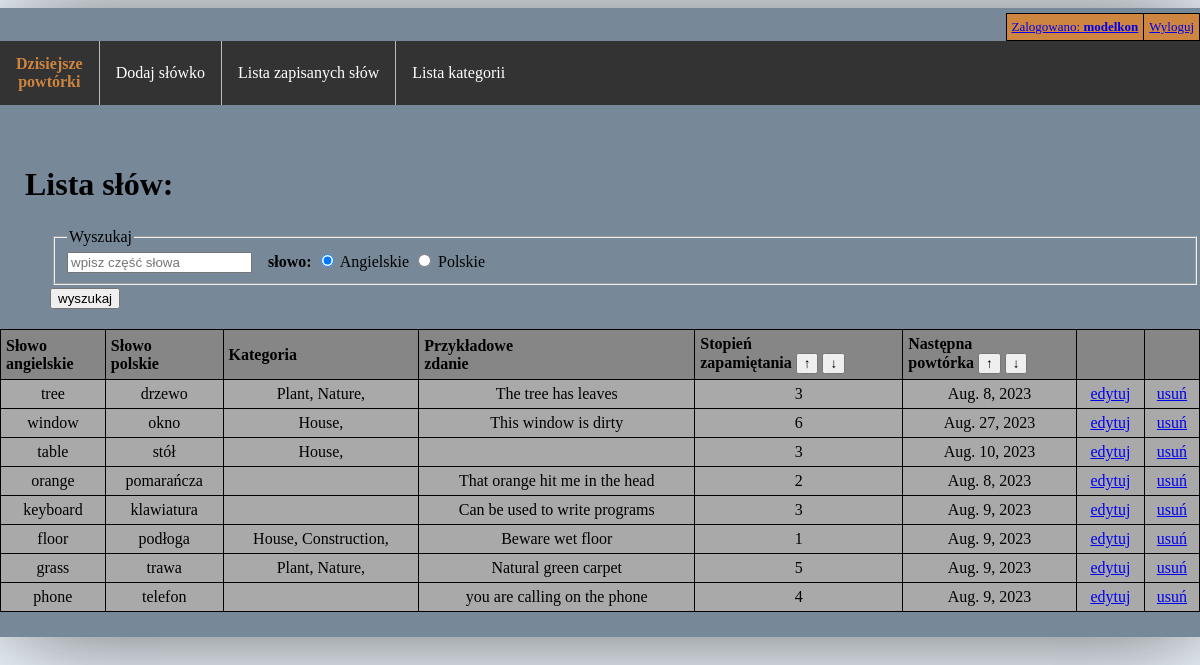
Screenshot of /words_app/word_list/ (signed in) with the database file from the repository.
### words_app/models.py (models this page shows, shortened)
class WordToLearn(models.Model):
    member = models.ForeignKey(User, on_delete=models.CASCADE)
    eng_word = models.ForeignKey(EngWord, on_delete=models.CASCADE)
    pol_word = models.ForeignKey(PolWord, on_delete=models.CASCADE)
    word_context = models.ForeignKey(WordContext, on_delete=models.SET_NULL, blank=True, null=True)
    memory_level = models.IntegerField(choices=[(i, i) for i in range(1, 10)])
    next_repeat = models.DateField(null=True, blank=True)
    category = models.ManyToManyField(WordCategory)

class EngWord(models.Model):
    word = models.CharField(max_length=100)

class PolWord(models.Model):
    word = models.CharField(max_length=100)

class WordCategory(models.Model):
    user = models.ForeignKey(User, on_delete=models.CASCADE)
    name = models.CharField(max_length=100)

class WordContext(models.Model):
    text = models.TextField()

### words_app/views.py (the view, shortened to what this page needs)
# urls.py: path('word_list/', views.WordListView.as_view(), name='word_list'),
class WordListView(View):
    @method_decorator(login_required)
    def get(self, request):
        words_to_learn = WordToLearn.objects.filter(member=request.user)
        return render(request, 'words_app/word_list.html', {'words_to_learn': words_to_learn})

### words_app/templates/words_app/word_list.html (shortened to what this page needs)
{% extends 'base/base.html' %}
{% block content %}
    <h1> Lista słów:</h1>
    <div class="indent_up">
        <form method="post">
        <fieldset>
            <legend>Wyszukaj</legend>
            <input type="text" name="search" placeholder="wpisz część słowa">
            <b> &nbsp;&nbsp;&nbsp;słowo:</b>
            <input type="radio" id="search_eng" name="search_lang" value="eng" checked>
            <label for="search_eng">Angielskie</label>
            <input type="radio" id="search_pol" name="search_lang" value="pol" />
            <label for="search_pol">Polskie</label>
        </fieldset>
            <input type="submit" value="wyszukaj">
        </form>
    </div>
    <table class="word-list">
    <tr>
        <form method="post" class="word-list">
        <th>Słowo <br>angielskie</th>
        <th>Słowo <br>polskie</th>
        <th>Kategoria</th>
        <th>Przykładowe <br>zdanie</th>
        <th>Stopień <br>zapamiętania    <input type="submit" name="arrow" value="&#8593;">
                                        <input type="submit" name="arrow" value="&#8595;"></th>
        <th>Następna <br>powtórka       <input type="submit" name="repeat" value="&#8593;">
                                        <input type="submit" name="repeat" value="&#8595;"></th>
        </form>
        <th></th>
        <th></th>
    </tr>
    {% for word_to_learn in words_to_learn %}
    <tr>
        <td>{{ word_to_learn.eng_word.word }}</td>
        <td>{{ word_to_learn.pol_word.word }}</td>
        <td>
            {% for category in word_to_learn.category.all %}
                {{ category.name }},
            {% endfor %}
        </td>
        <td>{{ word_to_learn.word_context.text }}</td>
        <td>{{ word_to_learn.memory_level }}</td>
        <td>{{ word_to_learn.next_repeat }}</td>
        <td><a href="{% url 'word_update' word_to_learn.id %}">edytuj</a></td>
        <td><a href="{% url 'word_delete' word_to_learn.id %}">usuń</a></td>
    </tr>
    {% endfor %}
    </table>
    <div class="indent_up"></div>
{% endblock %}

### base/templates/base/base.html (shortened to what this page needs)
<!DOCTYPE html>
<html lang="en">
<head>
</head>
<body>
<div class="container">
    <div class="user-header">
        <table class="user-header">
            {% if user.is_authenticated %}
                <tr>
                <td class="account-detail"><a href="{% url 'user_detail' %}">Zalogowano: <b>{{ user }}</b></a> </td>
                <td class="account-detail"><a href="{% url 'logout' %}">Wyloguj</a> </td>
                </tr>
            {% else %}
                <tr>
                <td class="login"><a href="{% url 'log_in' %}">Zaloguj</a> </td>
                <td class="register"><a href="{% url 'register' %}"> Zarejestruj</a></td>
                </tr>
            {% endif %}
        </table>
    </div>
    <ul class="nav">
        <li id="highlighted" class="nav"><a  href="{% url 'learning_dashboard' %}"> Dzisiejsze <br>powtórki </a></li>
        <li class="nav"><a href="{% url 'word_add' %}"> Dodaj słówko</a></li>
        <li class="nav"><a href="{% url 'word_list' %}">Lista zapisanych słów</a></li>
        <li class="nav"><a href="{% url 'category_list' %}">Lista kategorii</a></li>
    </ul>
    {% block content %}{% endblock %}
</div>
</body>
</html>

### base/templates/base/style.html (style rules this page uses)
body { display: flex; justify-content: center; background-color: aliceblue; }
div.container { display: flex; flex-direction: column; background-color: lightslategray; min-height: 600px; padding: 5px; box-shadow: 5px 3px 100px -7px rgba(52, 52, 52, 0.8); min-width: 1200px; }
div.user-header { align-self: flex-end; font-size: small; background-color: peru; }
table.user-header { align-self: flex-end; font-size: small; background-color: peru; }
table, th, td { border: 1px solid black; border-collapse: collapse; }
th, td { padding: 5px; text-align: left; }
table { background-color: darkgrey; }
th { background-color: #868686; }
table.word-list td { text-align: center; }
td.login, td.register, td.account-detail, th.change_passw { padding-left: 5px; padding-right: 5px; text-align: center; }
ul.nav { display: flex; list-style-type: none; margin: 0; padding: 0; overflow: hidden; background-color: #333; }
li.nav { display: flex; float: left; border-right: 1px solid #bbb; align-items: center; }
li:last-child { border-right: none; }
li.nav a { display: flex; align-items: center; color: white; text-align: center; padding: 14px 16px; text-decoration: none; min-height: 35px; }
h1 { padding-left: 25px; }
.indent_up { padding-left: 50px; padding-bottom: 20px; }
fieldset { margin: 3px; }
li.nav#highlighted a { font-weight: bold; color: peru; }

### rows the page displays
WordToLearn: eng_word.word "tree", pol_word.word "drzewo", word_context.text "The tree has leaves", memory_level "3", next_repeat "Aug. 8, 2023"
WordCategory: name "Plant"
WordCategory: name "Nature"
WordToLearn: eng_word.word "window", pol_word.word "okno", word_context.text "This window is dirty", memory_level "6", next_repeat "Aug. 27, 2023"
WordCategory: name "House"
WordToLearn: eng_word.word "table", pol_word.word "stół", memory_level "3", next_repeat "Aug. 10, 2023"
WordToLearn: eng_word.word "orange", pol_word.word "pomarańcza", word_context.text "That orange hit me in the head", memory_level "2", next_repeat "Aug. 8, 2023"
WordToLearn: eng_word.word "keyboard", pol_word.word "klawiatura", word_context.text "Can be used to write programs", memory_level "3", next_repeat "Aug. 9, 2023"
WordToLearn: eng_word.word "floor", pol_word.word "podłoga", word_context.text "Beware wet floor", memory_level "1", next_repeat "Aug. 9, 2023"
WordCategory: name "Construction"
WordToLearn: eng_word.word "grass", pol_word.word "trawa", word_context.text "Natural green carpet", memory_level "5", next_repeat "Aug. 9, 2023"
WordToLearn: eng_word.word "phone", pol_word.word "telefon", word_context.text "you are calling on the phone", memory_level "4", next_repeat "Aug. 9, 2023"

### other values shown
{{ user }} "modelkon"
